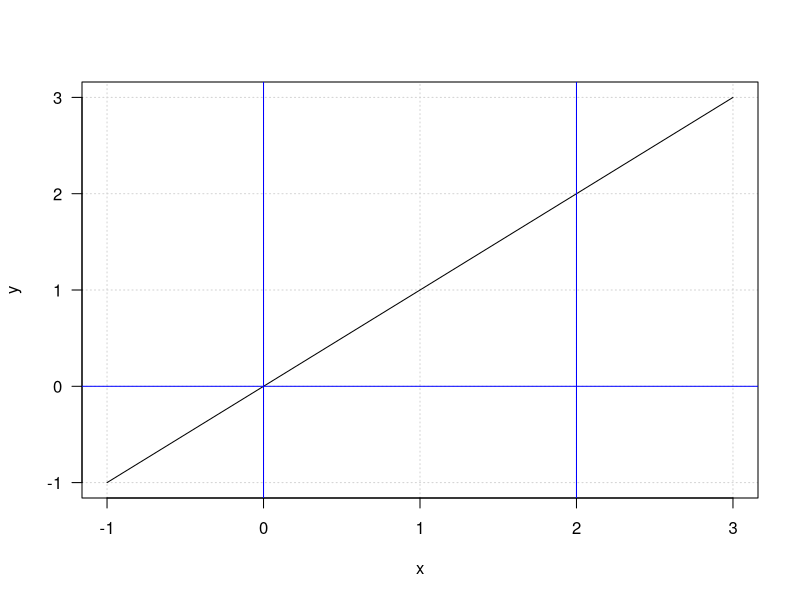

R code for this plot:
## ---- chunk 1
#| label: int-area
#| echo: false
#| fig-width: 5
#| fig-height: 4
#| fig-align: center
#| fig-cap-location: margin
#| fig-cap: "Graph of function $f(x) = x$"

x <- seq(-1, 3, 0.1)
y <- x
plot(x,y, type="l", las=1,  panel.first = grid())
abline(v = 0, col="blue")
abline(v = 2, col="blue")
abline(h = 0, col="blue")

